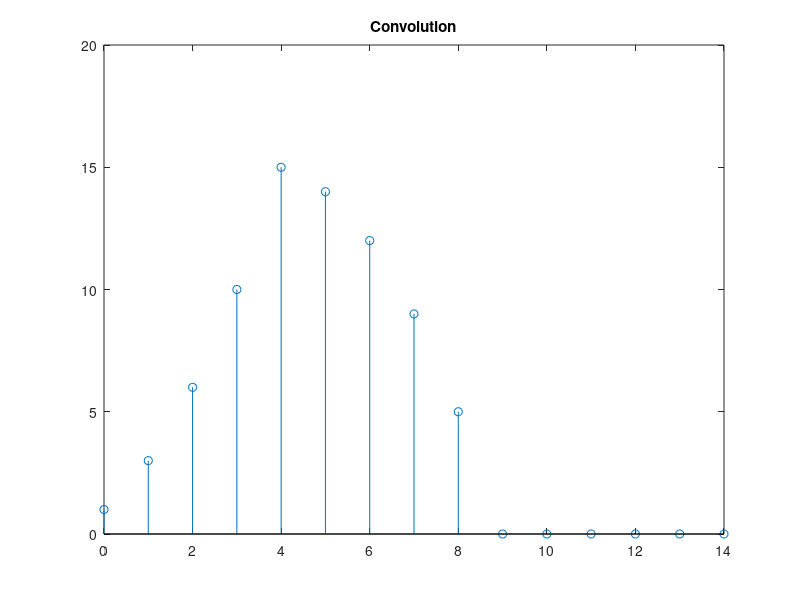

Reproduce this figure in MATLAB.
clc; clear; close all;
n = 0:10;
x = (n>=0) - ((n-5)>=0);
y = [1 2 3 4 5];
z = conv(x,y); % length 11+5-1 = 15
stem(0:length(z)-1, z); title('Convolution');
